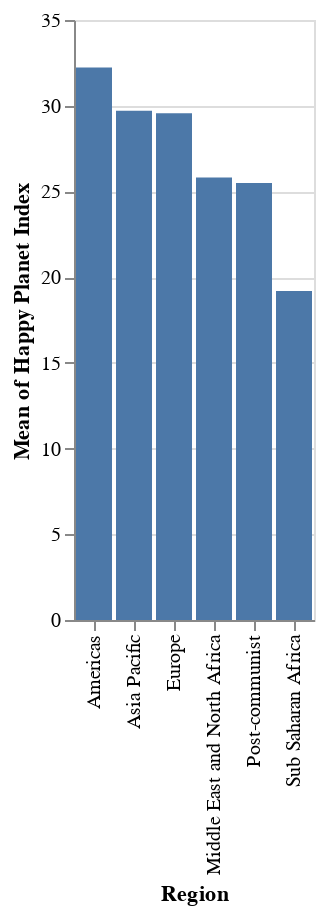

Notebook code for this chart:
### Code cell
alt.Chart(hpi_df).mark_bar().encode(
x='Region:N',
y='mean(Happy Planet Index):Q',
)

### Figure 1 — Vega-Lite specification as saved in the notebook (floating-point values rounded to 4 significant figures; data arrays with more than 128 entries replaced by an {"elided": "..."} marker saying what was removed)
{"config": {"view": {"continuousWidth": 400, "continuousHeight": 300}}, "data": {"name": "data-06c1dbec64553b487ce4599ce4c93c9b"}, "mark": "bar", "encoding": {"x": {"field": "Region", "type": "nominal"}, "y": {"aggregate": "mean", "field": "Happy Planet Index", "type": "quantitative"}}, "$schema": "https://vega.github.io/schema/vega-lite/v4.17.0.json", "datasets": {"data-06c1dbec64553b487ce4599ce4c93c9b": {"elided": "140 records"}}}
